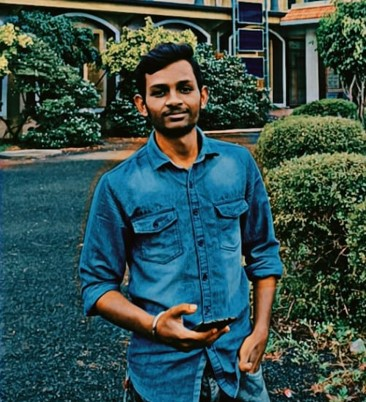
#> input picture pica.jpg, 366 x 402 px
$ python fr.py
#> lines starting #> are read from the running program, lines starting #| are printed output that depends on the picture; after the words box and inside, x2 and y2 are one past the last pixel; in counts of white or black regions, pixels touching at a corner belong together
# -*- coding: utf-8 -*-
"""Untitled7.ipynb

Automatically generated by Colaboratory.

Original file is located at
    https://colab.research.google.com/drive/11rxVeJnUlIsJS-1sjaQZskISSStv16rO
"""

import cv2
imagePath = 'pica.jpg'
img = cv2.imread(imagePath)
#> img is the input picture: shape (402, 366, 3); mean B, G, R 76.7, 79.3, 52.2
img.shape
gray_image = cv2.cvtColor(img, cv2.COLOR_BGR2GRAY)
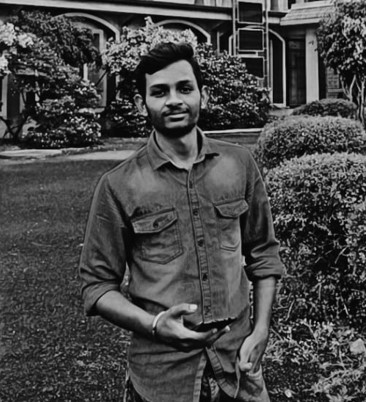
#> gray_image: shape (402, 366); min 0, max 220, mean 70.9
gray_image.shape
face_classifier = cv2.CascadeClassifier(
    cv2.data.haarcascades + "haarcascade_frontalface_default.xml"
)
face = face_classifier.detectMultiScale(
    gray_image, scaleFactor=1.1, minNeighbors=5, minSize=(40, 40)
)
#> face = [[138, 62, 71, 71]]
for (x, y, w, h) in face:
    cv2.rectangle(img, (x, y), (x + w, y + h), (0, 255, 0), 4)
#> this loop made 1 pass
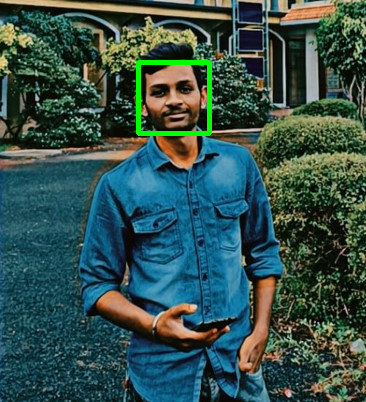
#> img: shape (402, 366, 3); 0.96% of pixels changed, all inside (x1, y1, x2, y2) = (136, 60, 212, 136)

img_rgb = cv2.cvtColor(img, cv2.COLOR_BGR2RGB)
import matplotlib.pyplot as plt


plt.figure(figsize=(20,10))
plt.imshow(img_rgb)
plt.axis('off')

# prompt: face recognition

import cv2
import matplotlib.pyplot as plt
import numpy as np

imagePath = 'pica.jpg'
img = cv2.imread(imagePath)

gray_image = cv2.cvtColor(img, cv2.COLOR_BGR2GRAY)
face_classifier = cv2.CascadeClassifier(
    cv2.data.haarcascades + "haarcascade_frontalface_default.xml"
)
face = face_classifier.detectMultiScale(
    gray_image, scaleFactor=1.1, minNeighbors=5, minSize=(40, 40)
)

# Load the eye classifier model
eye_classifier = cv2.CascadeClassifier(
    cv2.data.haarcascades + "haarcascade_eye.xml"
)

for (x, y, w, h) in face:
    cv2.rectangle(img, (x, y), (x + w, y + h), (0, 255, 0), 4)

    roi_gray = gray_image[y:y + h, x:x + w]
    roi_color = img[y:y + h, x:x + w]

    eyes = eye_classifier.detectMultiScale(roi_gray)

    for (ex, ey, ew, eh) in eyes:
        cv2.rectangle(roi_color, (ex, ey), (ex + ew, ey + eh), (0, 255, 0), 4)
#> this loop made 1 pass
#> (x, y, w, h, eyes) on pass 1: (138, 62, 71, 71, [[34, 15, 22, 22]])
#> pass 1, `roi_gray = gray_image[y:y + h, x:x + w]`:
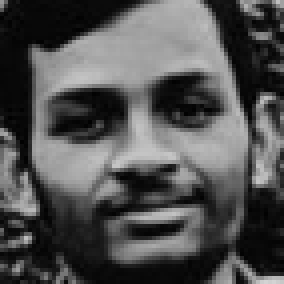
#> roi_gray: shape (71, 71) (shown 4 times larger); min 1, max 211, mean 81.3
#> pass 1, `roi_color = img[y:y + h, x:x + w]`:
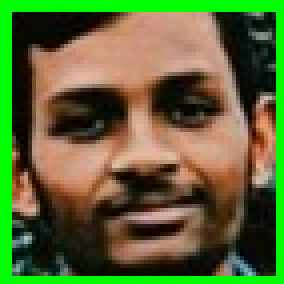
#> roi_color: shape (71, 71, 3) (shown 4 times larger); mean B, G, R 52.7, 103.5, 91.7
#> after the loop:
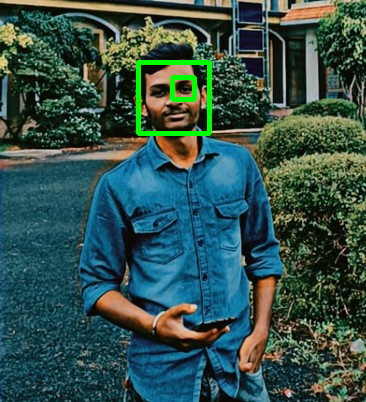
#> img: shape (402, 366, 3); 1.25% of pixels changed, all inside (x1, y1, x2, y2) = (136, 60, 212, 136)
#> after the loop:
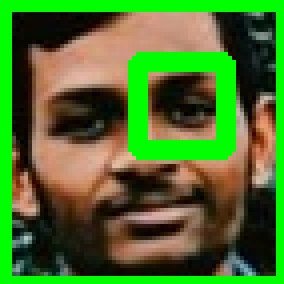
#> roi_color: shape (71, 71, 3) (shown 4 times larger); 8.49% of pixels changed, all inside (x1, y1, x2, y2) = (32, 13, 59, 40)

img_rgb = cv2.cvtColor(img, cv2.COLOR_BGR2RGB)

plt.figure(figsize=(20, 10))
plt.imshow(img_rgb)
plt.axis('off')

$ run again, with closed-eye-detection-python-project-ideas.png saved as pica.jpg
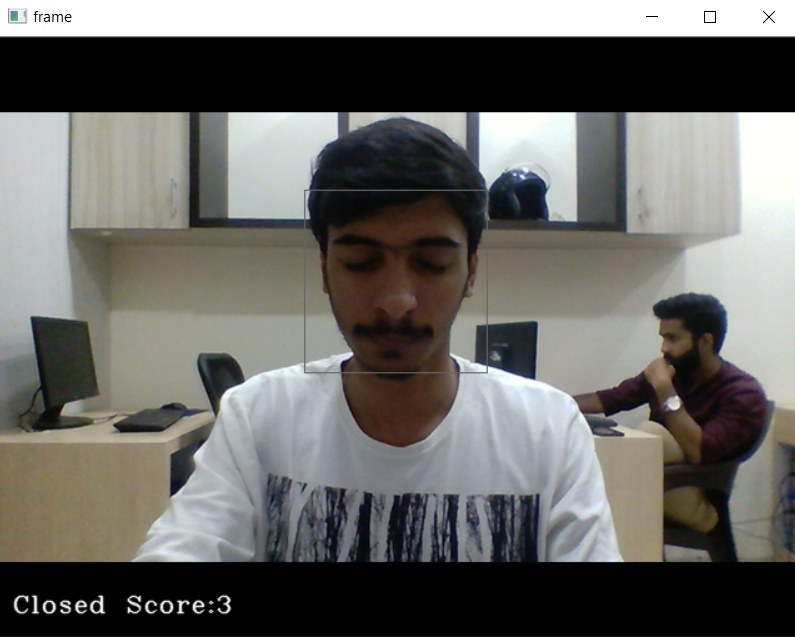
#> input picture closed-eye-detection-python-project-ideas.png, 795 x 637 px
#> img is the input picture: shape (637, 795, 3); mean B, G, R 101.3, 104.8, 105.5
#> face = [[309, 199, 172, 172]]
#> the loop `for (x, y, w, h) in face:` made 1 pass
#> after the loop `for (x, y, w, h) in face:`:
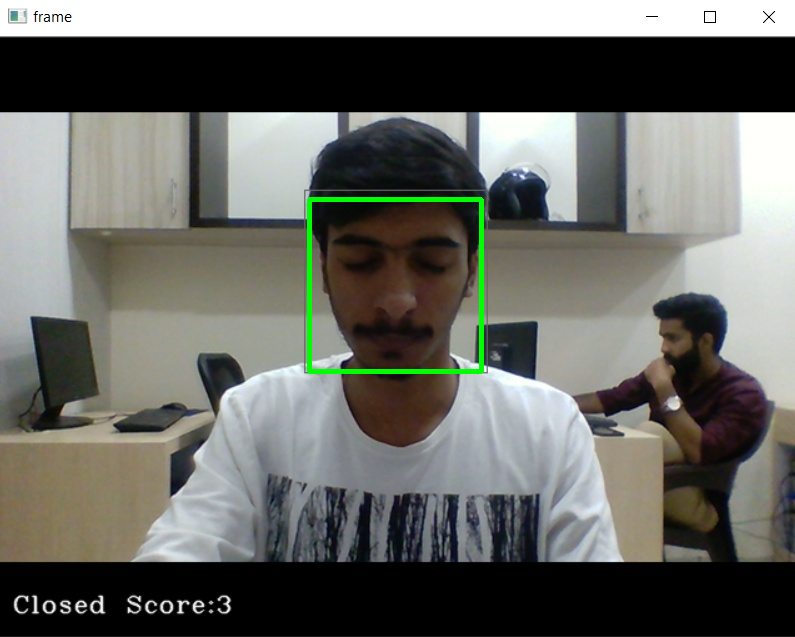
#> img: shape (637, 795, 3); 0.68% of pixels changed, all inside (x1, y1, x2, y2) = (307, 197, 484, 374)
#> the loop `for (x, y, w, h) in face:` made 1 pass
#> (x, y, w, h, eyes) on pass 1: (309, 199, 172, 172, [[93, 37, 51, 51], [22, 15, 77, 77]])
#> after the loop `for (x, y, w, h) in face:`:
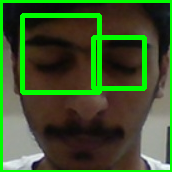
#> roi_color: shape (172, 172, 3); mean B, G, R 42.7, 85.5, 60.6
